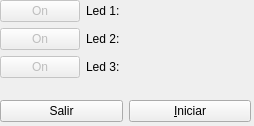
<?xml version="1.0" encoding="UTF-8"?>
<ui version="4.0">
 <class>Form</class>
 <widget class="QWidget" name="Form">
  <property name="geometry">
   <rect>
    <x>0</x>
    <y>0</y>
    <width>254</width>
    <height>126</height>
   </rect>
  </property>
  <property name="windowTitle">
   <string>Conexión pinguino </string>
  </property>
  <property name="windowIcon">
   <iconset resource="../iconos/iconos.qrc">
    <normaloff>:/led.svg</normaloff>:/led.svg</iconset>
  </property>
  <widget class="QWidget" name="layoutWidget">
   <property name="geometry">
    <rect>
     <x>0</x>
     <y>0</y>
     <width>251</width>
     <height>122</height>
    </rect>
   </property>
   <layout class="QGridLayout" name="gridLayout">
    <item row="0" column="2">
     <layout class="QVBoxLayout" name="verticalLayout_3">
      <item>
       <widget class="KLed" name="kled_1">
        <property name="state">
         <enum>KLed::Off</enum>
        </property>
       </widget>
      </item>
      <item>
       <widget class="KLed" name="kled_2">
        <property name="state">
         <enum>KLed::Off</enum>
        </property>
       </widget>
      </item>
      <item>
       <widget class="KLed" name="kled_3">
        <property name="state">
         <enum>KLed::Off</enum>
        </property>
       </widget>
      </item>
     </layout>
    </item>
    <item row="0" column="1">
     <layout class="QVBoxLayout" name="verticalLayout_4">
      <item>
       <widget class="QLabel" name="label">
        <property name="text">
         <string>Led 1:</string>
        </property>
       </widget>
      </item>
      <item>
       <widget class="QLabel" name="label_2">
        <property name="text">
         <string>Led 2:</string>
        </property>
       </widget>
      </item>
      <item>
       <widget class="QLabel" name="label_3">
        <property name="text">
         <string>Led 3:</string>
        </property>
       </widget>
      </item>
     </layout>
    </item>
    <item row="0" column="0">
     <layout class="QVBoxLayout" name="verticalLayout_2">
      <item>
       <widget class="QPushButton" name="boton_led1">
        <property name="enabled">
         <bool>false</bool>
        </property>
        <property name="toolTip">
         <string>&lt;html&gt;&lt;head/&gt;&lt;body&gt;&lt;p&gt;Cambia el estado de el &lt;span style=&quot; font-weight:600;&quot;&gt;led 1&lt;/span&gt;&lt;span style=&quot; font-style:italic;&quot;&gt;[Off/On]&lt;/span&gt;, en la placa pinguino y en la aplicacion.&lt;/p&gt;&lt;/body&gt;&lt;/html&gt;</string>
        </property>
        <property name="text">
         <string>On</string>
        </property>
        <property name="icon">
         <iconset resource="../iconos/iconos.qrc">
          <normaloff>:/ok.svg</normaloff>:/ok.svg</iconset>
        </property>
       </widget>
      </item>
      <item>
       <widget class="QPushButton" name="boton_led2">
        <property name="enabled">
         <bool>false</bool>
        </property>
        <property name="toolTip">
         <string>&lt;html&gt;&lt;head/&gt;&lt;body&gt;&lt;p&gt;Cambia el estado de el &lt;span style=&quot; font-weight:600;&quot;&gt;led 2&lt;/span&gt;&lt;span style=&quot; font-style:italic;&quot;&gt;[Off/On]&lt;/span&gt;, en la placa pinguino y en la aplicacion.&lt;/p&gt;&lt;/body&gt;&lt;/html&gt;</string>
        </property>
        <property name="text">
         <string>On</string>
        </property>
        <property name="icon">
         <iconset resource="../iconos/iconos.qrc">
          <normaloff>:/ok.svg</normaloff>:/ok.svg</iconset>
        </property>
       </widget>
      </item>
      <item>
       <widget class="QPushButton" name="boton_led3">
        <property name="enabled">
         <bool>false</bool>
        </property>
        <property name="toolTip">
         <string>&lt;html&gt;&lt;head/&gt;&lt;body&gt;&lt;p&gt;Cambia el estado de el &lt;span style=&quot; font-weight:600;&quot;&gt;led 3&lt;/span&gt;&lt;span style=&quot; font-style:italic;&quot;&gt;[Off/On]&lt;/span&gt;, en la placa pinguino y en la aplicacion.&lt;/p&gt;&lt;/body&gt;&lt;/html&gt;</string>
        </property>
        <property name="text">
         <string>On</string>
        </property>
        <property name="icon">
         <iconset resource="../iconos/iconos.qrc">
          <normaloff>:/ok.svg</normaloff>:/ok.svg</iconset>
        </property>
       </widget>
      </item>
     </layout>
    </item>
    <item row="1" column="0">
     <spacer name="verticalSpacer">
      <property name="orientation">
       <enum>Qt::Vertical</enum>
      </property>
      <property name="sizeHint" stdset="0">
       <size>
        <width>20</width>
        <height>40</height>
       </size>
      </property>
     </spacer>
    </item>
    <item row="2" column="0" colspan="3">
     <layout class="QHBoxLayout" name="horizontalLayout">
      <item>
       <widget class="QPushButton" name="boton_salir">
        <property name="toolTip">
         <string>&lt;html&gt;&lt;head/&gt;&lt;body&gt;&lt;p&gt;Cierra correctamente la conexión con el pinguino y termina la aplicacion.&lt;/p&gt;&lt;/body&gt;&lt;/html&gt;</string>
        </property>
        <property name="text">
         <string>Salir</string>
        </property>
        <property name="icon">
         <iconset resource="../iconos/iconos.qrc">
          <normaloff>:/exit.svg</normaloff>:/exit.svg</iconset>
        </property>
       </widget>
      </item>
      <item>
       <widget class="QPushButton" name="boton_iniciar">
        <property name="toolTip">
         <string>&lt;html&gt;&lt;head/&gt;&lt;body&gt;&lt;p&gt;Da inicio a la &lt;span style=&quot; font-weight:600;&quot;&gt;conexión&lt;/span&gt; con el pinguino.&lt;/p&gt;&lt;/body&gt;&lt;/html&gt;</string>
        </property>
        <property name="text">
         <string>&amp;Iniciar</string>
        </property>
        <property name="icon">
         <iconset resource="../iconos/iconos.qrc">
          <normaloff>:/conectar.svg</normaloff>:/conectar.svg</iconset>
        </property>
       </widget>
      </item>
     </layout>
    </item>
   </layout>
  </widget>
 </widget>
 <customwidgets>
  <customwidget>
   <class>KLed</class>
   <extends>QWidget</extends>
   <header>kled.h</header>
  </customwidget>
 </customwidgets>
 <tabstops>
  <tabstop>boton_led1</tabstop>
  <tabstop>boton_led2</tabstop>
  <tabstop>boton_led3</tabstop>
  <tabstop>boton_iniciar</tabstop>
  <tabstop>boton_salir</tabstop>
 </tabstops>
 <resources>
  <include location="../iconos/iconos.qrc"/>
 </resources>
 <connections>
  <connection>
   <sender>boton_salir</sender>
   <signal>clicked()</signal>
   <receiver>Form</receiver>
   <slot>close()</slot>
   <hints>
    <hint type="sourcelabel">
     <x>79</x>
     <y>116</y>
    </hint>
    <hint type="destinationlabel">
     <x>96</x>
     <y>133</y>
    </hint>
   </hints>
  </connection>
 </connections>
</ui>
